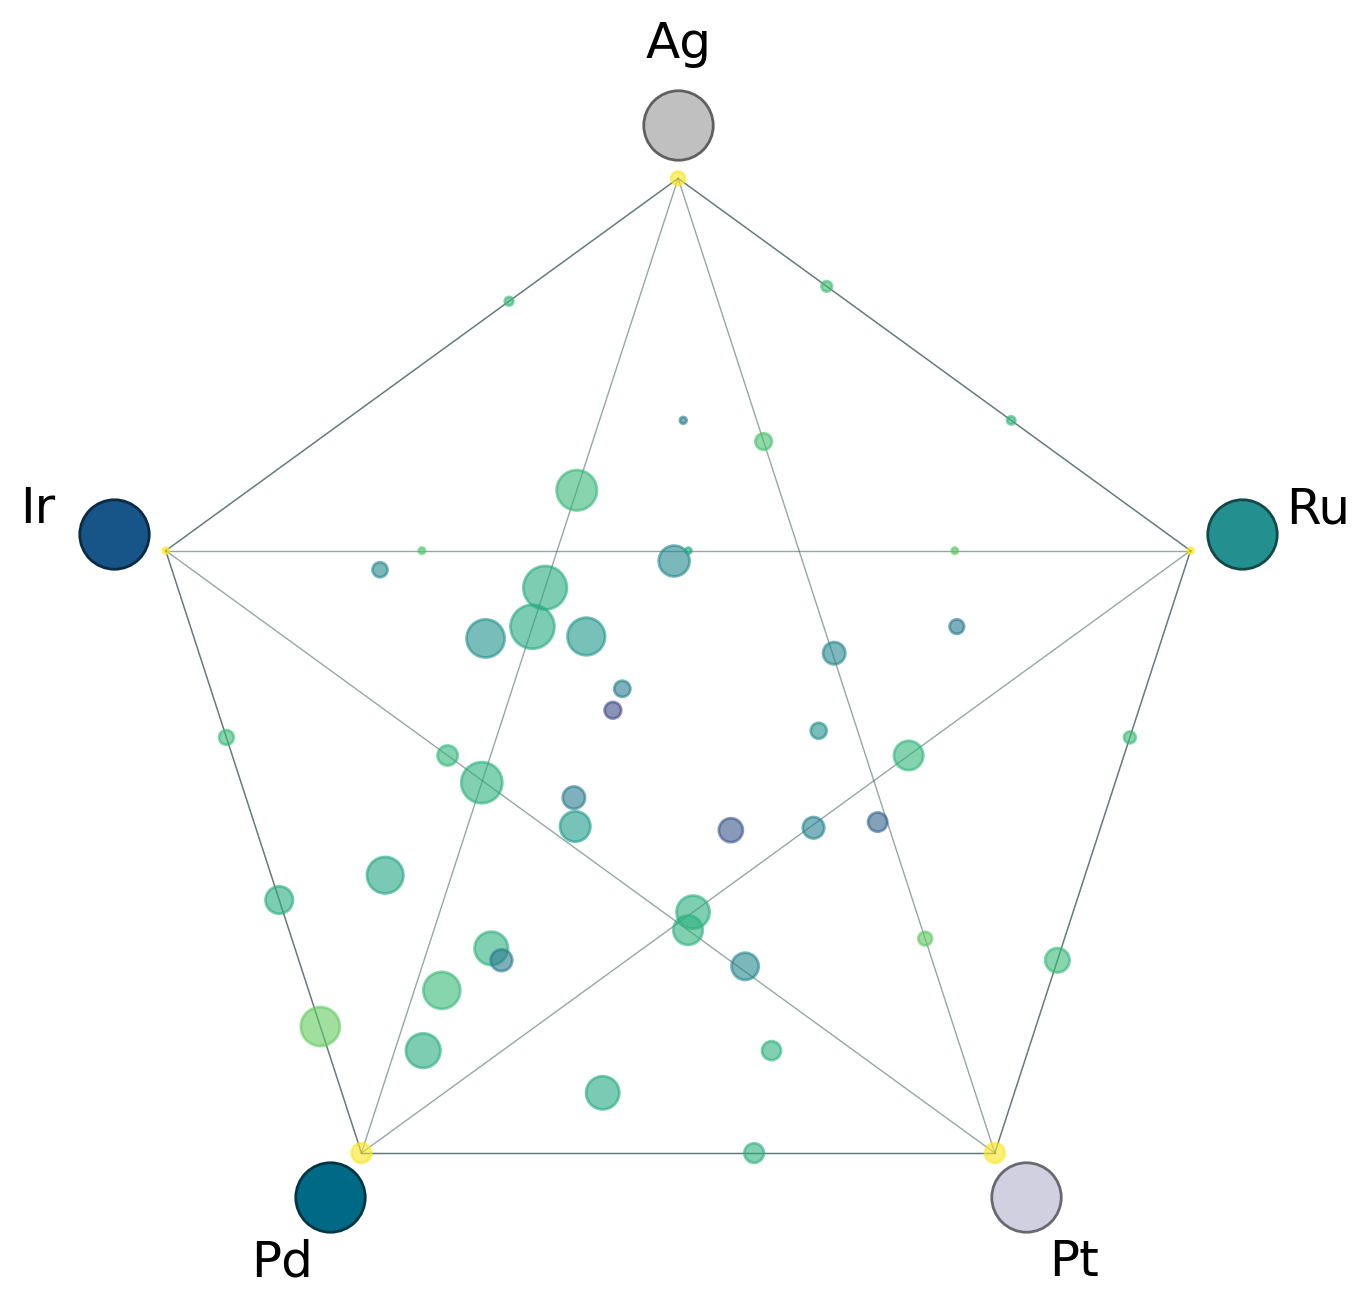

The script that saved this image:
import numpy as np
import matplotlib.pyplot as plt
from cheatools.plot import orthographic_projection

# load in sampled compositions and activities
elements = ['Ag','Ir','Pd','Pt','Ru']
search_results = np.genfromtxt('../bayesian_optimization/sampled.csv', skip_header=1, delimiter=',', dtype=str)
compositions, activities = search_results[:,:-1].astype(float), np.array([int(a[:-1]) for a in search_results[:,-1]])

# calculate the Euclidian distance from equimolar composition for each sample
distances = []
for comp in compositions:
    diff = np.array(comp) - np.ones(len(elements))/len(elements)
    dist = np.sqrt(np.sum(diff**2))
    distances.append(dist)

# initialize orthographic projection and plot figure
ort_prj = orthographic_projection(elements)
fig = ort_prj.plot()

coordinates = ort_prj.comps2coords(compositions) # transform compositions to coordinates
normalized_activities = (activities / np.max(activities)) * (250 - 5) + 5 # normalize activities to scatter point sizes between 5 and 250

# plot scatter points sized by activity and colored according to distance, then save figure
plt.scatter(*coordinates, s=normalized_activities, c=distances, cmap='viridis', vmin=0, vmax=0.9, alpha=0.6)
fig.savefig('orthographic.png',dpi=200,bbox_inches='tight')
